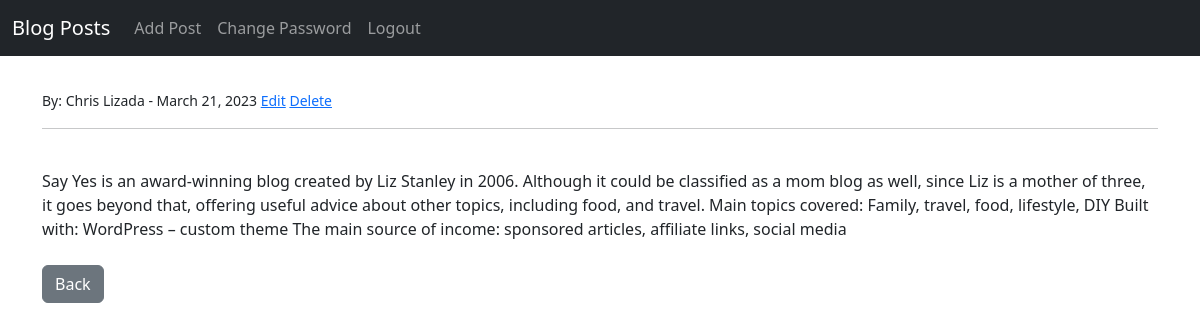
The app's page /article/1 with its own data.
### blog/models.py (models this page shows, shortened)
class Post(models.Model):
    title = models.CharField(max_length=255)
    title_tag = models.CharField(max_length=255)
    author = models.ForeignKey(User, on_delete=models.CASCADE)
    body = models.TextField()
    post_date = models.DateField(auto_now_add=True)

### blog/views.py (the view)
# urls.py: path('article/<int:pk>', ArticleDetailView.as_view(), name="article-detail"),
class ArticleDetailView(DetailView):
    model = Post
    template_name = 'article_details.html'

### blog/templates/article_details.html (shortened to what this page needs)
{% extends 'base.html' %}
{% block content %}
<small>By: {{ post.author.first_name }}  {{post.author.last_name}} - {{ post.post_date }}
    <a href="{% url 'update_post' post.pk %}">Edit</a>
    <a href="{% url 'delete_post' post.pk %}">Delete</a>
</small>
<hr>
<br/>
{{ post.body }}
<br/><br/>
<a href="{% url 'home' %}" class="btn btn-secondary">Back</a>
{% endblock %}

### records on screen
Post: author.first_name "Chris", author.last_name "Lizada", post_date "March 21, 2023", body "Say Yes is an award-winning blog created by Liz Stanley in 2006. Although it could be classified as a mom blog as well, since Liz is a mother of three, it goes beyond that, offering useful advice about other topics, including food, and travel. Main topics covered: Family, travel, food, lifestyle, DIY Built with: WordPress – custom theme The main source of income: sponsored articles, affiliate links, social media"
